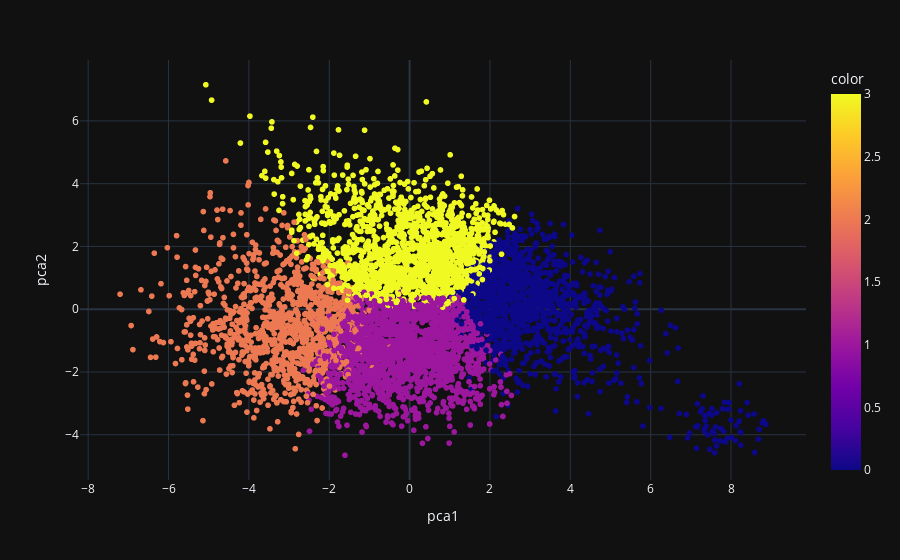

Notebook code cell kept with this figure:
### Code cell
px.scatter(results,x="pca1", y="pca2", color=batting_heavy_abvanced_main_scale['label'],hover_name=batting_heavy_abvanced_final['fullName'])

### Figure 1 — Plotly figure (JSON) as saved in the notebook; plotly's stock layout.template omitted (floating-point values rounded to 4 significant figures; data arrays with more than 128 entries replaced by an {"elided": "..."} marker saying what was removed)
{"data": [{"hovertemplate": "<b>%{hovertext}</b><br><br>pca1=%{x}<br>pca2=%{y}<br>color=%{marker.color}<extra></extra>", "hovertext": {"elided": "5611 str values"}, "legendgroup": "", "marker": {"color": {"elided": "5611 int values"}, "coloraxis": "coloraxis", "symbol": "circle"}, "mode": "markers", "name": "", "showlegend": false, "x": {"elided": "5611 float values"}, "xaxis": "x", "y": {"elided": "5611 float values"}, "yaxis": "y", "type": "scattergl"}], "layout": {"xaxis": {"anchor": "y", "domain": [0.0, 1.0], "title": {"text": "pca1"}}, "yaxis": {"anchor": "x", "domain": [0.0, 1.0], "title": {"text": "pca2"}}, "coloraxis": {"colorbar": {"title": {"text": "color"}}, "colorscale": [[0.0, "#0d0887"], [0.1111, "#46039f"], [0.2222, "#7201a8"], [0.3333, "#9c179e"], [0.4444, "#bd3786"], [0.5556, "#d8576b"], [0.6667, "#ed7953"], [0.7778, "#fb9f3a"], [0.8889, "#fdca26"], [1.0, "#f0f921"]]}, "legend": {"tracegroupgap": 0}, "margin": {"t": 60}}}
